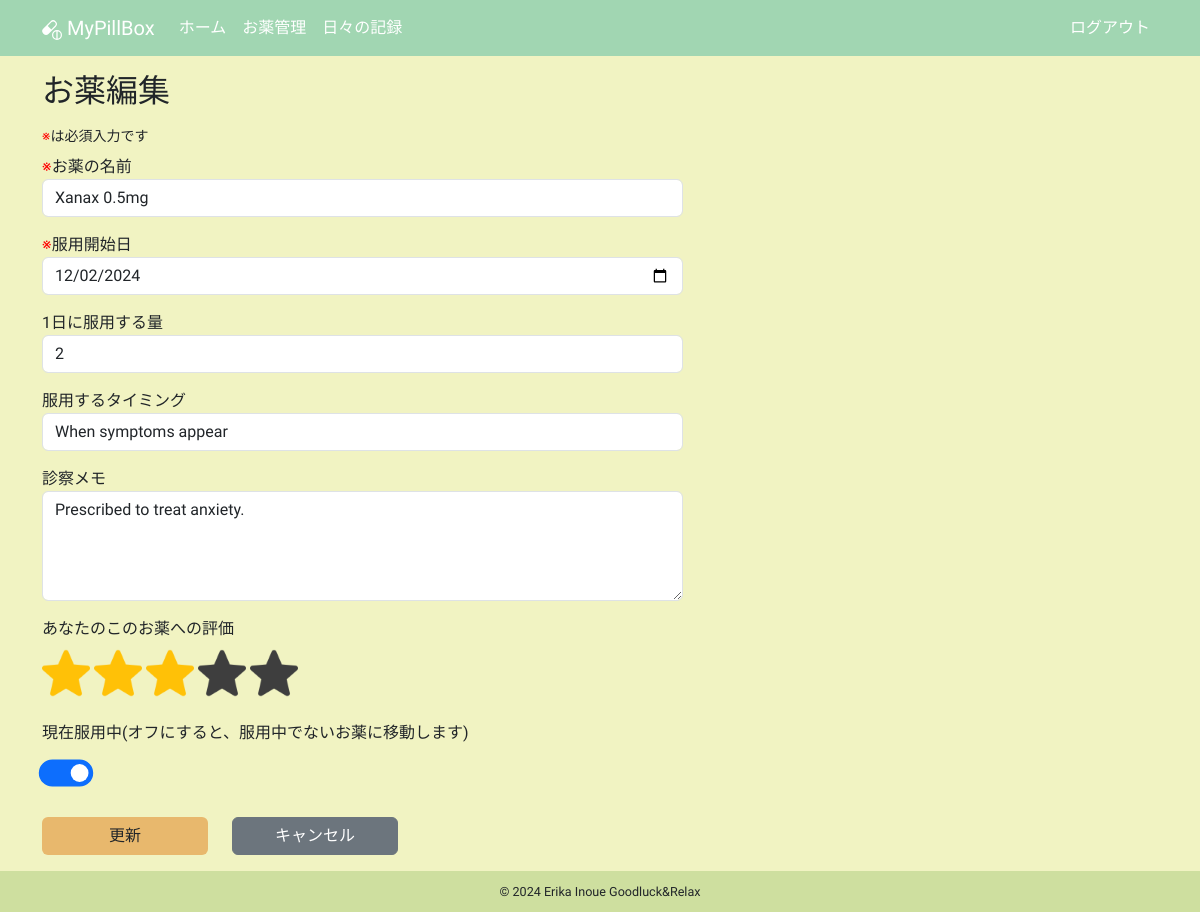
The page /meds/edit_medicine/35 (signed in) on the database its author committed.
### app/models.py (models this page shows, shortened)
class Medicine(db.Model):
    __tablename__ = "medicines"
    id: so.Mapped[int] = so.mapped_column(primary_key=True)
    name: so.Mapped[str] = so.mapped_column(sa.String(100))
    taking_start_date: so.Mapped[datetime.date] = so.mapped_column(sa.Date)
    dose_per_day: so.Mapped[Optional[float]]
    taking_timing: so.Mapped[Optional[str]] = so.mapped_column(sa.String(100))
    memo: so.Mapped[Optional[str]] = so.mapped_column(sa.Text)
    rating: so.Mapped[Optional[int]] = so.mapped_column(default=0)
    is_active: so.Mapped[bool] = so.mapped_column(sa.Boolean)
    taking_unit: so.Mapped[str] = so.mapped_column(sa.String(10))
    user_id: so.Mapped[int] = so.mapped_column(sa.ForeignKey(User.id))
    user: so.Mapped[User] = so.relationship(back_populates="medicines")
    daily_log_details: so.Mapped[list["DailyLogDetail"]] = so.relationship(
        cascade="all, delete-orphan", back_populates="medicine"
    )

### app/meds/routes.py (the view)
@bp.route("/edit_medicine/<int:medicine_id>", methods=["GET", "POST"])
@login_required
def edit_medicine(medicine_id):
    title = _("お薬編集")
    medicine = db.session.get(Medicine, medicine_id)
    if medicine is None or medicine.user_id != current_user.id:
        abort(404)
    form = EditMedicineForm()
    if form.validate_on_submit():
        medicine.name = form.name.data
        medicine.taking_start_date = form.taking_start_date.data
        medicine.dose_per_day = form.dose_per_day.data
        medicine.taking_timing = form.taking_timing.data
        medicine.memo = form.memo.data
        medicine.rating = form.rating.data
        medicine.is_active = form.is_active.data
        db.session.commit()
        flash(
            _(
                "お薬「%(medicine_name)s」の情報を更新しました",
                medicine_name=medicine.name,
            )
        )
        selected_month = form.local_month.data
        selected_month = selected_month.replace(" ", "").replace("+", "")
        return redirect(
            url_for(
                "meds.medicine_detail", medicine_id=medicine.id, month=selected_month
            )
        )
    elif request.method == "GET":
        form.name.data = medicine.name
        form.taking_start_date.data = medicine.taking_start_date
        form.dose_per_day.data = (
            int(medicine.dose_per_day)
            if medicine.dose_per_day and medicine.dose_per_day.is_integer()
            else medicine.dose_per_day
        )
        form.taking_timing.data = medicine.taking_timing
        form.memo.data = medicine.memo
        form.rating.data = medicine.rating
        form.is_active.data = medicine.is_active
    return render_template(
        "meds/edit_medicine.html", medicine=medicine, form=form, title=title
    )

### app/meds/forms.py
class EditMedicineForm(FlaskForm):
    name = StringField(
        _l("お薬の名前"),
        validators=[
            DataRequired(message=_l("お薬の名前は必須入力です")),
            Length(max=100),
        ],
        render_kw={"placeholder": _l("例:デパス0.5mg")},
    )
    taking_start_date = DateField(
        _l("服用開始日"),
        format="%Y-%m-%d",
        validators=[DataRequired(message=_l("服用開始日は必須入力です"))],
    )
    dose_per_day = MyFloatField(
        _l("1日に服用する量"),
        render_kw={"placeholder": _l("例:1　(2.5のように小数点の記入も可能です)")},
    )
    taking_timing = StringField(
        _l("服用するタイミング"),
        validators=[Length(max=100)],
        render_kw={"placeholder": _l("例:毎食後、就寝前、症状が出た時等")},
    )
    memo = TextAreaField(
        _l("診察メモ"),
        render_kw={
            "placeholder": _l(
                "このお薬がなぜ処方されたかや、医師からのアドバイス、注意点などを書いてみましょう"
            ),
            "rows": "4",
        },
    )
    rating = HiddenField(_l("あなたのこのお薬への評価"))
    is_active = BooleanField(
        _l("現在服用中(オフにすると、服用中でないお薬に移動します)"),
        render_kw={"role": "switch"},
    )
    local_month = HiddenField()
    submit = SubmitField(_l("更新"))

### app/__init__.py (called while the page is built)
def get_locale():
    return request.accept_languages.best_match(current_app.config["LANGUAGES"])

### app/main/routes.py (called while the page is built)
@bp.before_app_request
def before_request():
    g.locale = str(get_locale())

### app/models.py (called while the page is built)
@login.user_loader
def load_user(id):
    return db.session.get(User, int(id))

### app/templates/meds/edit_medicine.html (shortened to what this page needs)
{% extends "base.html" %}
{% block content %}
  <h2 class="mb-3">{{ _("お薬編集") }}</h2>
  <small class="d-block mb-2"><span class="red">※</span>{{ _("は必須入力です") }}</small>
  <form action="" method="post" novalidate>
    <div class="row">
      <div class="col-12 col-lg-7 mb-3">
        <span class="red">※</span>{{ form.name.label }}
        {{ form.name(class="form-control" + (" is-invalid" if form.name.errors else "") ) }}
      </div>
      <div class="col-12 col-lg-7 mb-3">
        <span class="red">※</span>{{ form.taking_start_date.label }}
        {{ form.taking_start_date(class="form-control" + (" is-invalid" if form.taking_start_date.errors else "") ) }}
      </div>
      <div class="col-12 col-lg-7 mb-3">
        {{ form.dose_per_day.label }}
        {{ form.dose_per_day(class="form-control" + (" is-invalid" if form.dose_per_day.errors else "") ) }}
      </div>
      <div class="col-12 col-lg-7 mb-3">
        {{ form.taking_timing.label }}
        {{ form.taking_timing(class="form-control") }}
      </div>
      <div class="col-12 col-lg-7 mb-3">
        {{ form.memo.label }}
        {{ form.memo(class="form-control") }}
      </div>
      <div class="col-12 col-lg-7 mb-3">
        {{ form.rating.label }}
        <br>
        {% for i in range(1, 6) %}
          {% if form.rating.data|int >= i %}
            <img src="{{ url_for('static', filename='images/star_on.png') }}"
                 id="{{ i }}"
                 class="star star-rating rating-checked my-2"
                 onclick="medicineStarRate(this)"
                 alt="star">
          {% else %}
            <img src="{{ url_for('static', filename='images/star_on.png') }}"
                 id="{{ i }}"
                 class="star star-rating my-2"
                 onclick="medicineStarRate(this)"
                 alt="star">
          {% endif %}
        {% endfor %}
      </div>
      <div class="col-12 col-lg-7 mb-3">
        {{ form.is_active.label }}
        <div class="form-check form-switch my-3 mx-2">{{ form.is_active(class="form-check-input") }}</div>
      </div>
    </div>
    <div class="row mb-3">
      <div class="col-5 col-lg-2">{{ form.submit(class="btn btn-custom w-100") }}</div>
      <div class="col-5 col-lg-2">
        <a id="back-to-detail-link-{{ medicine.id }}"
           href="{{ url_for('meds.medicine_detail', medicine_id=medicine.id) }}"
           class="btn btn-secondary w-100">{{ _("キャンセル") }}</a>
      </div>
    </div>
  </form>
{% endblock content %}

### app/static/css/base.css (style rules this page uses)
html, body { height: 100%; }
body { background-color: #F1F3C2; font-family: "Zen Maru Gothic", sans-serif; font-weight: 500; font-style: normal; display: flex; flex-direction: column; }
.btn-custom { background-color: #E8B86D; font-weight: 500; }
.red { color: red; }
.star-rating { width: 3em; height: 3em; filter: invert(99%) sepia(1%) saturate(0%) hue-rotate(161deg) brightness(101%) contrast(104%); cursor: pointer; }
.rating-checked { filter: none!important; }
input[type="checkbox"] { transform: scale(1.7); }

### rows shown on the page
Medicine: name "Xanax 0.5mg", taking_start_date "12/02/2024", dose_per_day "2", taking_timing "When symptoms appear", memo "Prescribed to treat anxiety.", is_active "☑"
